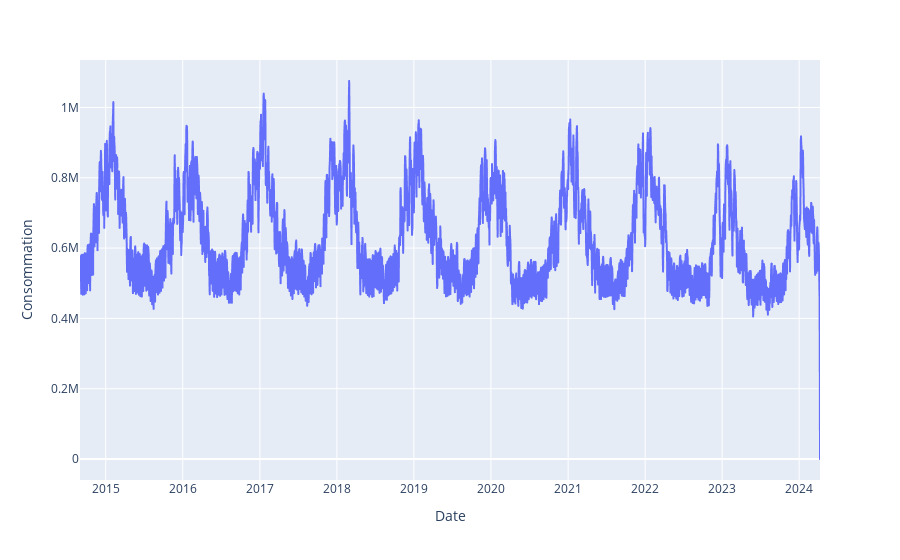

Notebook code for this chart:
### Code cell
fig = px.line(data, x="Date", y="Consommation")
fig.show()

### Figure 1 — Plotly figure (JSON) as saved in the notebook; plotly's stock layout.template omitted (floating-point values rounded to 4 significant figures; data arrays with more than 128 entries replaced by an {"elided": "..."} marker saying what was removed)
{"data": [{"hovertemplate": "Date=%{x}<br>Consommation=%{y}<extra></extra>", "legendgroup": "", "line": {"color": "#636efa", "dash": "solid"}, "marker": {"symbol": "circle"}, "mode": "lines", "name": "", "showlegend": false, "type": "scattergl", "x": {"elided": "3509 str values"}, "xaxis": "x", "y": {"elided": "3509 float values"}, "yaxis": "y"}], "layout": {"legend": {"tracegroupgap": 0}, "margin": {"t": 60}, "xaxis": {"anchor": "y", "domain": [0, 1], "title": {"text": "Date"}}, "yaxis": {"anchor": "x", "domain": [0, 1], "title": {"text": "Consommation"}}}}
